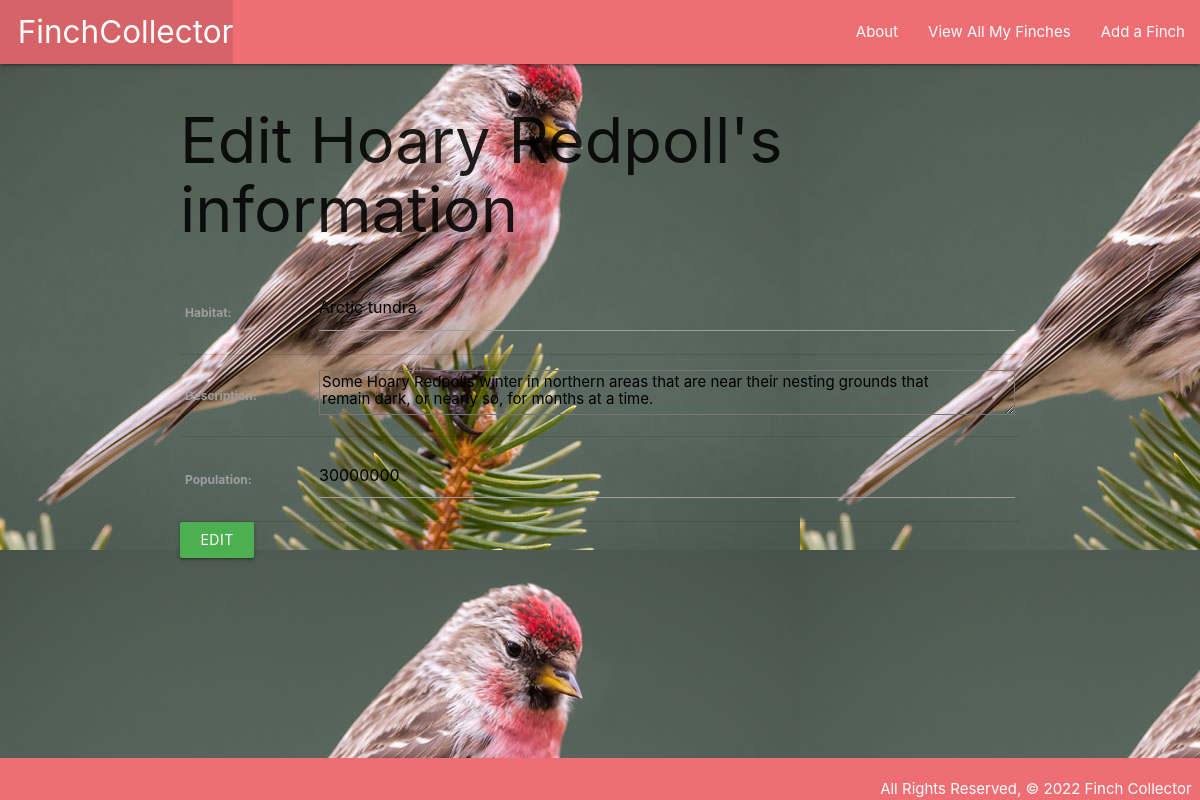
/Finch/4/update/, run on the app's committed database.
### main_app/models.py (models this page shows, shortened)
class Finch(models.Model):
    name = models.CharField(max_length=100)
    habitat = models.CharField(max_length=100)
    description = models.TextField(max_length=250)
    population = models.IntegerField()
    threats = models.CharField(max_length=100)

### main_app/views.py (the view)
# urls.py: path('Finch/<int:pk>/update/', views.FinchUpdate.as_view(), name='finch_update'),
class FinchUpdate(UpdateView):
    model = Finch
    fields = ('habitat', 'description', 'population')

### main_app/templates/main_app/finch_form.html (shortened to what this page needs)
{% extends 'base.html' %}
{% block content %}
{% if object %}
    <h1>Edit {{object.name}}'s information</h1>
{% else %}
    <h1>Add a New Finch</h1>
{% endif %}
<form action="" method="post">
<table>
    {{ form.as_table }}
</table>
    <input class="btn green" type="submit" value="{% if object %} Edit {% else %} Add {% endif %}">
</form>
{% endblock %}

### main_app/static/css/style.css (style rules this page uses)
* { box-sizing: border-box; margin: 0; }
body { background-color: lightblue; display: flex; min-height: 100vh; flex-direction: column; background-image: url(../img/Common-Redpoll.jpeg); }

### data on the page
Finch: name "Hoary Redpoll", habitat "Arctic tundra", description "Some Hoary Redpolls winter in northern areas that are near their nesting grounds that remain dark, or nearly so, for months at a time.", population "30000000"
